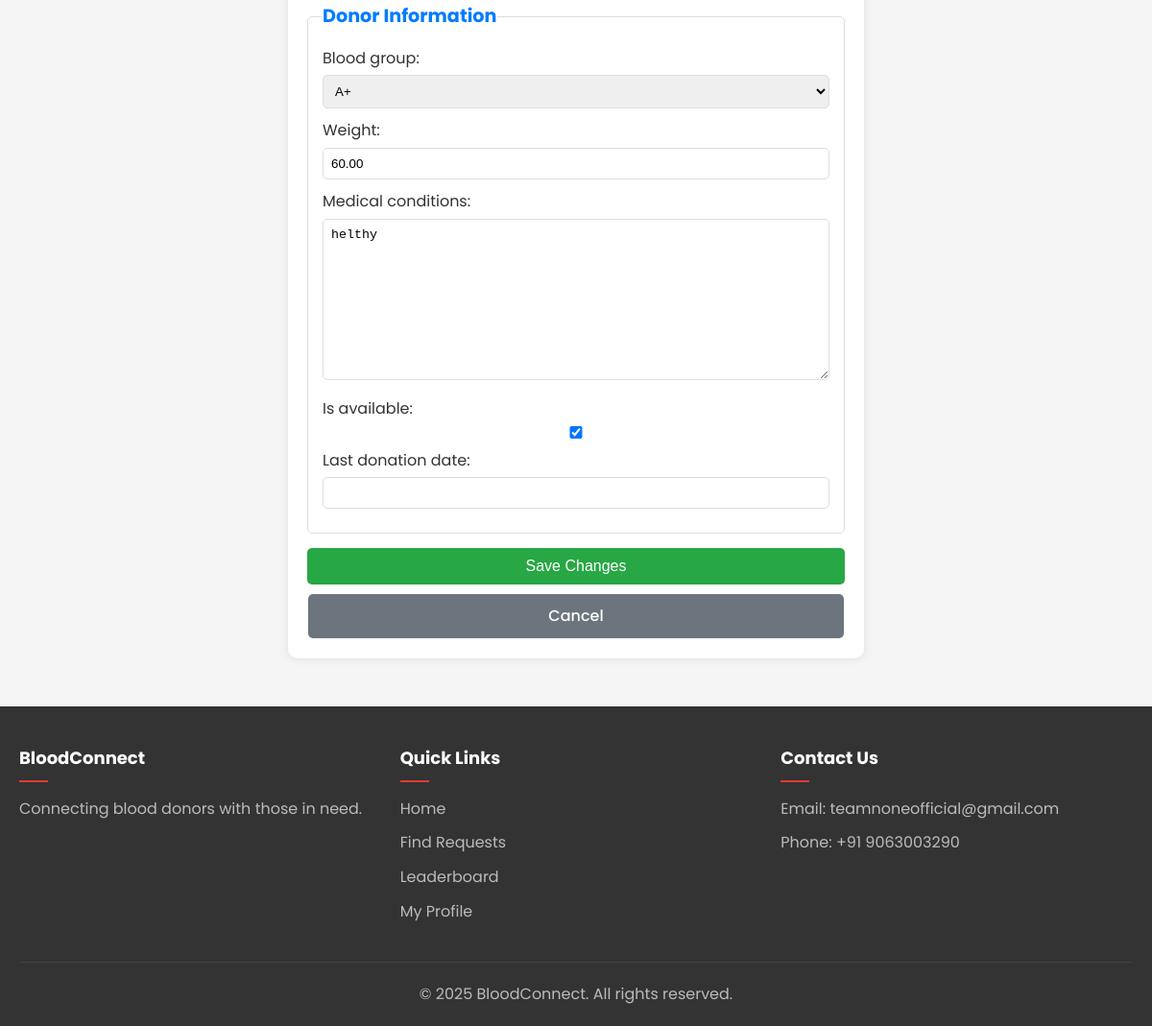
Before: /accounts/profile/update/ (signed in, lower part) with the older database file.
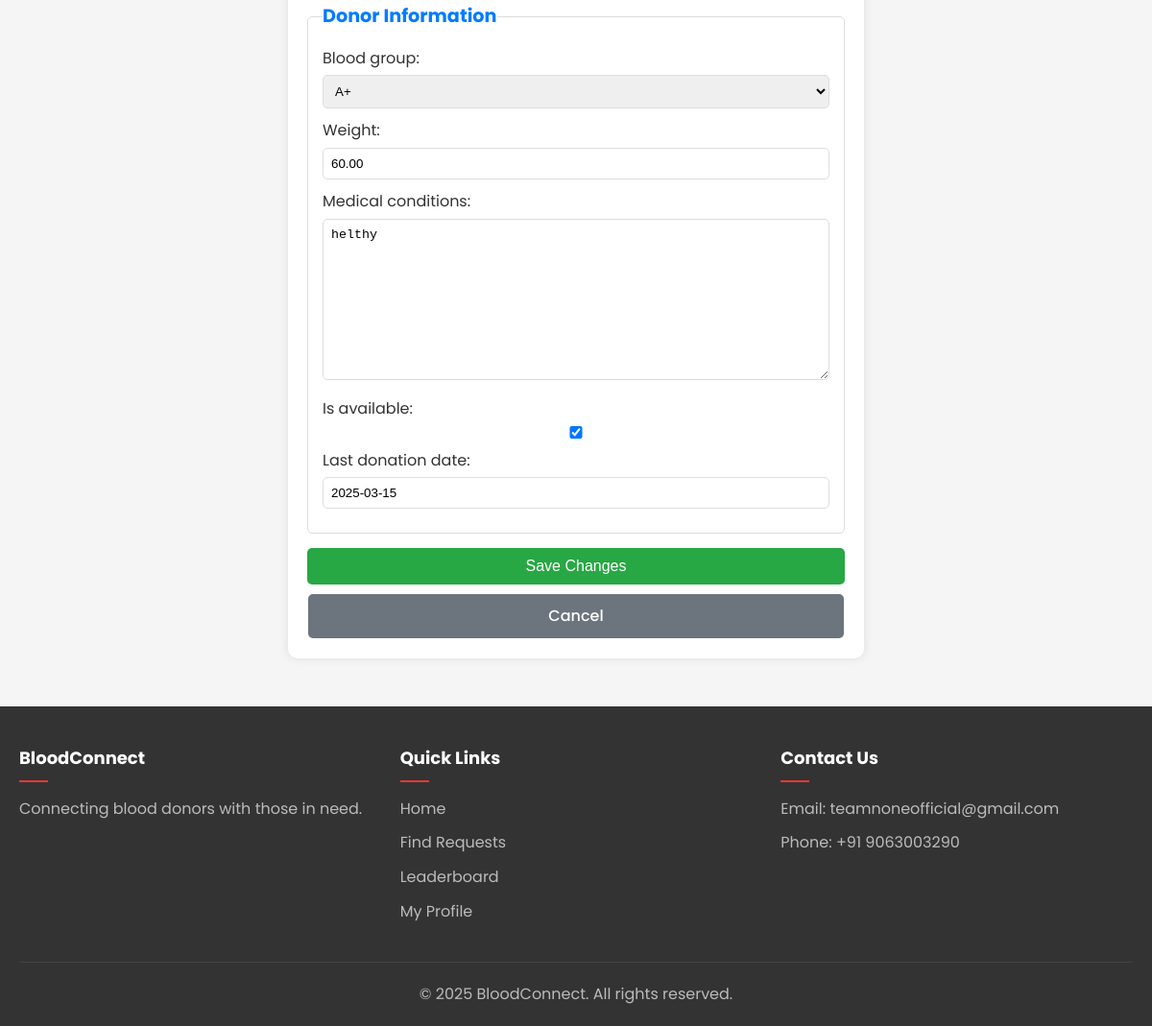
After: the same page with the newer database file.
### accounts/models.py (models this page shows, shortened)
class DonorProfile(models.Model):
    user = models.OneToOneField(User, on_delete=models.CASCADE, related_name='donor_profile')
    blood_group = models.ForeignKey(BloodGroup, on_delete=models.SET_NULL, null=True)
    weight = models.DecimalField(max_digits=5, decimal_places=2, null=True, blank=True)
    medical_conditions = models.TextField(blank=True)
    is_available = models.BooleanField(default=True)
    last_donation_date = models.DateField(null=True, blank=True)
    total_donations = models.PositiveIntegerField(default=0)

### accounts/views.py (the view)
# urls.py: path('profile/update/', views.update_profile, name='update_profile'),
@login_required
def update_profile(request):
    user = request.user
    if request.method == 'POST':
        user_form = UserProfileForm(request.POST, request.FILES, instance=user)
        if user.user_type == 'donor':
            donor_form = DonorProfileForm(request.POST, instance=user.donor_profile)
        if user_form.is_valid() and (user.user_type != 'donor' or donor_form.is_valid()):
            user_form.save()
            if user.user_type == 'donor':
                donor_form.save()
            messages.success(request, 'Your profile has been updated successfully!')
            return redirect('user_profile', username=user.username)
    else:
        user_form = UserProfileForm(instance=user)
        if user.user_type == 'donor':
            donor_form = DonorProfileForm(instance=user.donor_profile)
    context = {'user_form': user_form}
    if user.user_type == 'donor':
        context['donor_form'] = donor_form
    return render(request, 'accounts/update_profile.html', context)

### accounts/forms.py
class UserProfileForm(forms.ModelForm):
    class Meta:
        model = User
        fields = ['email', 'phone_number', 'address', 'profile_picture']

class DonorProfileForm(forms.ModelForm):
    class Meta:
        model = DonorProfile
        fields = ['blood_group', 'weight', 'medical_conditions', 'is_available', 'last_donation_date']

### accounts/models.py (called while the page is built)
    def __str__(self):
        return self.name

### templates/accounts/update_profile.html (shortened to what this page needs)
{% extends "base.html" %}
{% load static %}
{% block content %}
<div class="profile-container">
    <form method="POST" enctype="multipart/form-data">
        {% if donor_form %}
        <fieldset>
            <legend>Donor Information</legend>
            {{ donor_form.as_p }}
        </fieldset>
        {% endif %}
        <button type="submit">Save Changes</button>
        <a href="{% url 'user_profile' request.user.username %}" class="btn-secondary">Cancel</a>
    </form>
</div>
{% endblock %}

Changed rows visible on the page:
changed DonorProfile "helthy": last_donation_date (not shown) → "2025-03-15"
